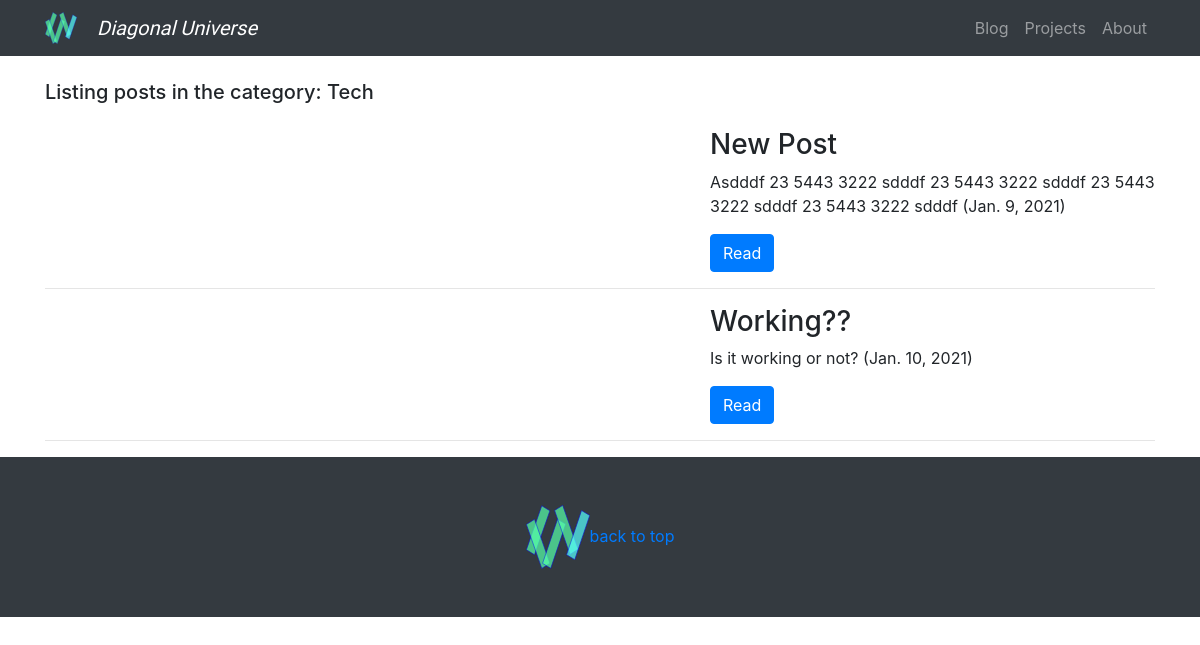
The app's page /post_list/Tech/ with its own data.
### post/models.py (models this page shows)
class Post(models.Model):
    TECH = 'Tech'
    TUTORIALS = 'Tutorials'
    PROJECTS = 'Projects'
    COMPUTING = 'Computing'
    CULTURE = 'Culture'
    CATEGORYS = (
        (TECH, 'Tech'),
        (TUTORIALS, 'Tutorials'),
        (PROJECTS, 'Projects'),
        (COMPUTING, 'Computing'),
        (CULTURE, 'Culture'),
    )
    title = models.CharField(max_length=100)
    slug = models.SlugField(max_length=100, default="None")
    topImage = models.CharField(max_length=100, default="No image")
    subtitle = models.TextField(max_length=300, default="No subtitle")
    category = models.CharField(max_length=20, choices=CATEGORYS, default=TECH)
    date = models.DateField(default=datetime.now)
    text1 = models.TextField(max_length=7000, default="No text")
    text2 = models.TextField(max_length=7000, default="No text")
    video = models.CharField(max_length=100, default="No video for this post")

### post/views.py (the view)
# urls.py: path("post_list/<cat>/", views.post_list, name="post_list"),
def post_list(request, cat):
    if cat == 'Projects':
        title = "Some of the projects I have worked on..."
    else:
        title = "Listing posts in the category: " + cat
    if cat == 'all_new_to_old':
        postList = Post.objects.all().order_by('-date')
        title = "All posts, newest first..."
    elif cat == 'all_old_to_new':
        postList = Post.objects.all().order_by('date')
        title = "All posts, oldest first..."
    else:
        postList = Post.objects.filter(category = cat)
    return render(request, "post/post_list.html", {'postList': postList, 'title': title})

### post/templates/post/post_list.html (shortened to what this page needs)
{% extends 'base.html' %}
{% block post_list %}
<div class="container">
    <h5 class="my-4">{{ title }}</h5>
    {% for post in postList %}
    <div class="row">
        <div class="col-md-7">
        </div>
        <div class="col-md-5">
            <h3>{{ post.title }}</h3>
            <p>{{ post.subtitle }} ({{ post.date }})</p>
            <a class="btn btn-primary" href="{% url 'view_post' slug=post.slug %}">Read</a>
        </div>
    </div>
    <hr>
    {% endfor %}
</div>
{% endblock %}

### staticfiles/css/blog-post.css (style rules this page uses)
body { padding-top: 56px; }

### records on screen
Post: title "New Post", subtitle "Asdddf 23 5443 3222 sdddf 23 5443 3222 sdddf 23 5443 3222 sdddf 23 5443 3222 sdddf", date "Jan. 9, 2021"
Post: title "Working??", subtitle "Is it working or not?", date "Jan. 10, 2021"

### other values on screen
{{ title }} "Listing posts in the category: Tech"
